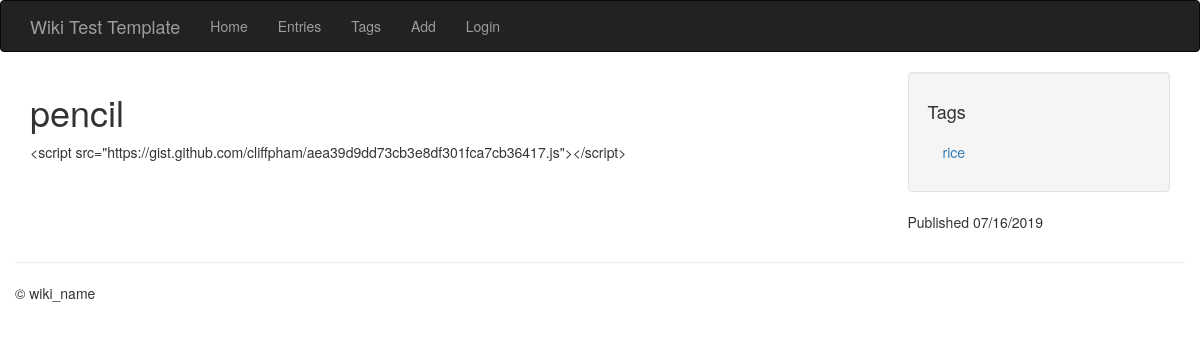
Page /entries/pencil/ on the committed database.
### models.py (models this page shows, shortened)
class Entry(db.Model):
    STATUS_PUBLIC = 0
    STATUS_DRAFT = 1
    STATUS_DELETED = 2
    id = db.Column(db.Integer, primary_key=True)
    title = db.Column(db.String(100))
    slug = db.Column(db.String(100), unique=True)
    body = db.Column(db.Text)
    status = db.Column(db.SmallInteger, default=STATUS_PUBLIC)
    created_timestamp = db.Column(db.DateTime, default = datetime.datetime.now)
    modified_timestamp = db.Column(db.DateTime,
    default = datetime.datetime.now,
    onupdate = datetime.datetime.now)
    author_id = db.Column(db.Integer, db.ForeignKey("user.id"))
    tags = db.relationship('Tag', secondary = entry_tags,
            backref = db.backref('entries', lazy='dynamic'))
    categories = db.relationship('Category', secondary = entry_categories,
            backref = db.backref('entries', lazy='dynamic'))

class Tag(db.Model):
    id = db.Column(db.Integer, primary_key = True)
    name = db.Column(db.String(64))
    slug = db.Column(db.String(64), unique = True)

### entries/blueprint.py (the view)
@entries.route('/<slug>/')
def detail(slug):
    entry = get_entry_or_404(slug, author=None)
    return render_template('entries/detail.html', entry=entry)

### app.py (called while the page is built)
@app.before_request
def _before_request():
    g.user = current_user

### helpers.py (called while the page is built)
def get_entry_or_404(slug, author=None):
    query = Entry.query.filter(Entry.slug == slug)
    if author:
        query = query.filter(Entry.author == author)
    else:
        query = filter_status_by_user(query)
    return query.first_or_404()

def filter_status_by_user(query):
    if not g.user.is_authenticated:
        return query.filter(Entry.status == Entry.STATUS_PUBLIC)
    else:
        return query.filter(
            Entry.status.in_((Entry.STATUS_PUBLIC, Entry.STATUS_DRAFT)))

### entries/templates/entries/detail.html (shortened to what this page needs)
{% extends "base.html" %}
{% block content_title %}{{ entry.title }}{% endblock %}
{% block sidebar %}
    <ul class="well nav nav-list">
        <li><h4>Tags</h4></li>
        {% for tag in entry.tags %}
            <li><a href="{{ url_for('entries.tag_detail', slug=tag.slug) }}">{{ tag.name }}</a></li>
        {% endfor %}
    </ul>
    <p>Published {{ entry.created_timestamp.strftime('%m/%d/%Y')}}</p>
{% endblock %}
{% block content %}
    {{ entry.body }}
{% endblock %}

### rows in the picture
Entry: title "pencil", body "<script src=\"https://gist.github.com/cliffpham/aea39d9dd73cb3e8df301fca7cb36417.js\"></script>", created_timestamp "07/16/2019"
Tag: name "rice"
